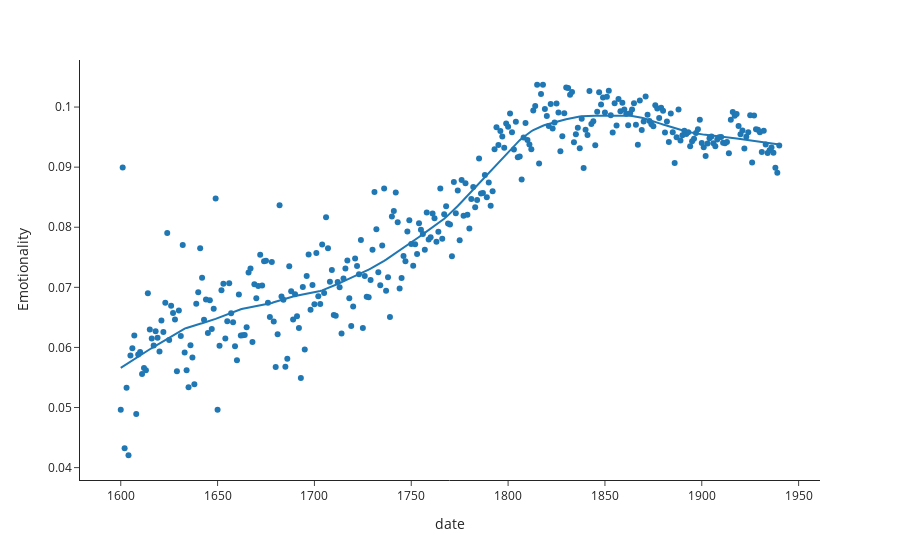

Notebook code cell kept with this figure:
### Code cell
px.scatter(total,x="date",y="Emotionality", trendline="lowess",template="simple_white", trendline_options=dict(frac=0.2))

### Figure 1 — Plotly figure (JSON) as saved in the notebook; plotly's stock layout.template omitted (floating-point values rounded to 4 significant figures; data arrays with more than 128 entries replaced by an {"elided": "..."} marker saying what was removed)
{"data": [{"hovertemplate": "date=%{x}<br>Emotionality=%{y}<extra></extra>", "legendgroup": "", "marker": {"color": "#1F77B4", "symbol": "circle"}, "mode": "markers", "name": "", "orientation": "v", "showlegend": false, "type": "scatter", "x": {"elided": "341 int values"}, "xaxis": "x", "y": {"elided": "341 float values"}, "yaxis": "y"}, {"hovertemplate": "<b>LOWESS trendline</b><br><br>date=%{x}<br>Emotionality=%{y} <b>(trend)</b><extra></extra>", "legendgroup": "", "marker": {"color": "#1F77B4", "symbol": "circle"}, "mode": "lines", "name": "", "showlegend": false, "type": "scatter", "x": {"elided": "341 int values"}, "xaxis": "x", "y": {"elided": "341 float values"}, "yaxis": "y"}], "layout": {"legend": {"tracegroupgap": 0}, "margin": {"t": 60}, "xaxis": {"anchor": "y", "domain": [0, 1], "title": {"text": "date"}}, "yaxis": {"anchor": "x", "domain": [0, 1], "title": {"text": "Emotionality"}}}}
